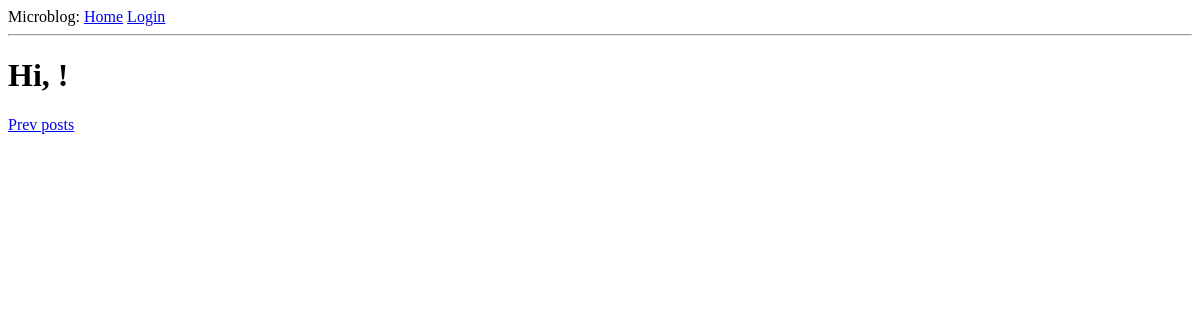
Before: /explore?page=2 with the older database file.
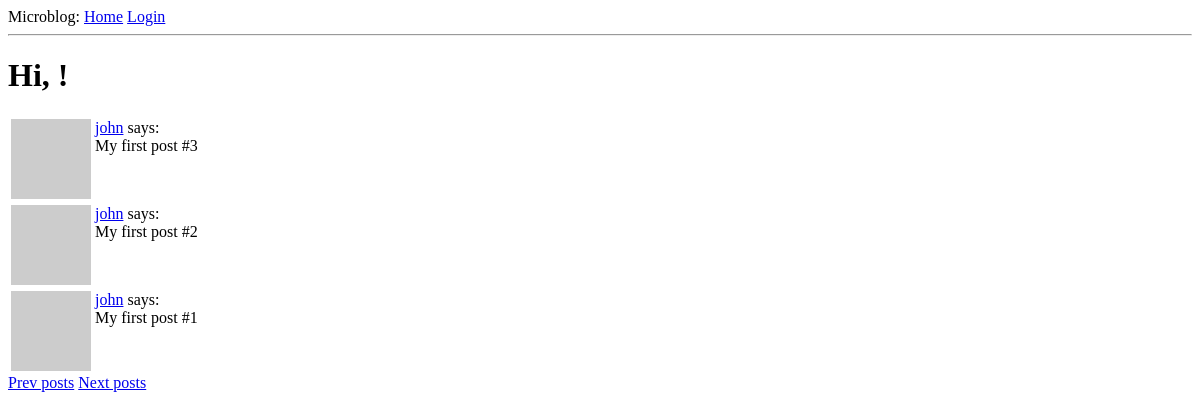
After: the same page with the newer database file.
### app/models.py (models this page shows, shortened)
class Post(db.Model):
    id = db.Column(db.Integer, primary_key=True)
    body = db.Column(db.String(140))
    timestamp = db.Column(db.DateTime, index=True, default=datetime.utcnow)
    user_id = db.Column(db.Integer, db.ForeignKey('user.id'))

class User(db.Model, UserMixin):
    id = db.Column(db.Integer, primary_key=True)
    username = db.Column(db.String(64), index=True, unique=True)
    email = db.Column(db.String(120), index=True, unique=True)
    password_hash = db.Column(db.String(128))
    posts = db.relationship('Post', backref='author', lazy='dynamic')
    about_me = db.Column(db.String(140))
    last_seen = db.Column(db.DateTime, default=datetime.utcnow)
    followed = db.relationship('User', secondary=followers, primaryjoin=(followers.c.follower_id == id),
                               secondaryjoin=(followers.c.followed_id == id),
                               backref=db.backref('followers', lazy='dynamic'), lazy='dynamic')
    def avatar(self, size):
        digest = md5(self.email.lower().encode('utf-8')).hexdigest()
        return f'https://www.gravatar.com/avatar/{digest}?s={size}&d=identicon'

### app/routes.py (the view)
@app.route('/explore')
def explore():
    page = request.args.get('page', 1, type=int)
    posts = Post.query.order_by(Post.timestamp.desc()).paginate(page, app.config.get('POST_PER_PAGE', 3), False)
    next_url = url_for('explore', page=posts.next_num) if posts.has_next else None
    prev_url = url_for('explore', page=posts.prev_num) if posts.has_prev else None
    for i, p in enumerate(posts.items):
        if p.author is None:
            posts.items[i] = {'author': 'none', 'body': 'nothing'}
    return render_template("index.html", title='Explore',
                           posts=[(p if p.author else {'author': 'none', 'body': 'nothing'}) for p in posts.items],
                           next_url=next_url, prev_url=prev_url)

### app/routes.py (called while the page is built)
@app.before_request
def before_request():
    if current_user.is_authenticated:
        current_user.last_seen = datetime.utcnow()
        db.session.commit()

### app/templates/index.html (shortened to what this page needs)
{% extends "base.html" %}
{% block content %}
    <h1>Hi, {{ current_user.username }}!</h1>
    {% for post in posts %}
        {% include "_post.html" %}
    {% endfor %}
    {% if prev_url %}
        <a href="{{ prev_url }}">Prev posts</a>
    {% endif %}
    {% if next_url %}
        <a href="{{ next_url }}">Next posts</a>
    {% endif %}
{% endblock %}

### app/templates/_post.html
    <table>
        <tr valign="top">
            <td><img src="{{ post.author.avatar(24) }}"></td>
            <td>
                <a href="{{url_for('user', username=post.author.username)}}">{{ post.author.username }}</a>
                says:<br>{{ post.body }}
            </td>
        </tr>
    </table>

Changed rows visible on the page:
added Post: author.username "john", body "My first post #3"
added Post: author.username "john", body "My first post #2"
added Post: author.username "john", body "My first post #1"
Other visible differences:
text now shown: "Next posts"
